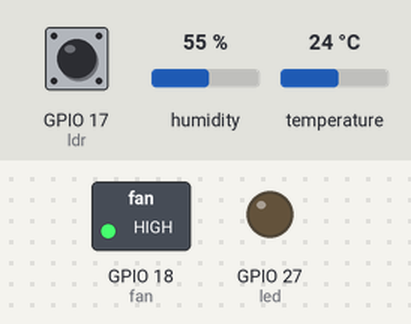
Simulated run of this program. Board: Raspberry Pi (BCM pin numbers). Shown: switched loads named in the program (green lamp = pin HIGH), output pins drawn as LEDs (lit = HIGH). Inputs (shaded band) come from the test bench; at power-on: GPIO 17 (ldr) LOW, temperature 24 °C, humidity 55 %. What the program prints to the terminal is not drawn.

Above: at 1.2 s.
1.3 s: GPIO 17 (ldr) pulled HIGH for 2.6 s
At 2.8 s:
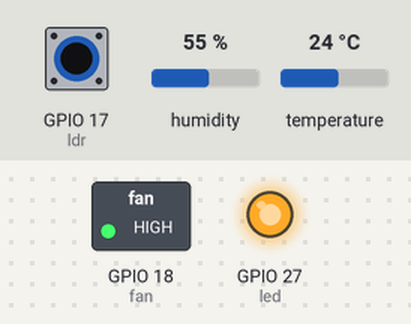
6.0 s: temperature set to 26 °C
At 7.4 s:
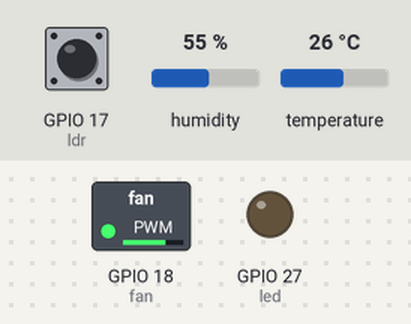
9.0 s: temperature set to 12 °C
At 9.8 s:
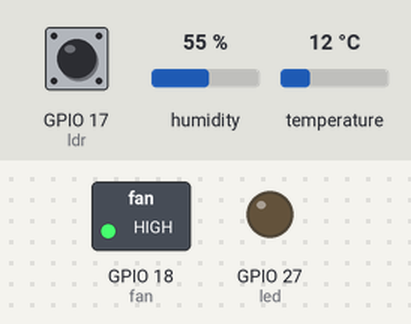
12.0 s: GPIO 17 (ldr) pulled HIGH for 2.6 s
At 13.8 s:
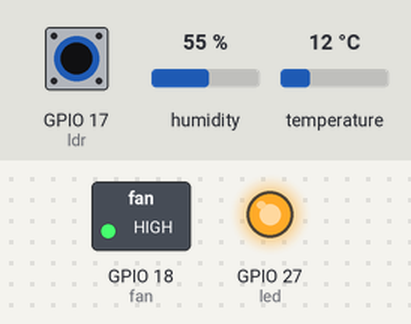
17.2 s: temperature set to 28 °C
At 19.6 s:
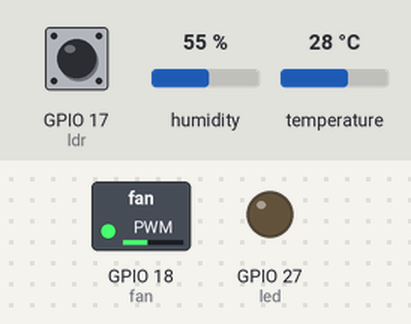
20.2 s: GPIO 17 (ldr) pulled HIGH for 2.6 s
At 21.1 s:
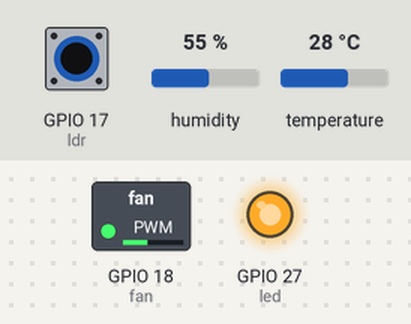
Timing chart, 0 to 26.3 s (numbered marks = the images above; inputs shaded):
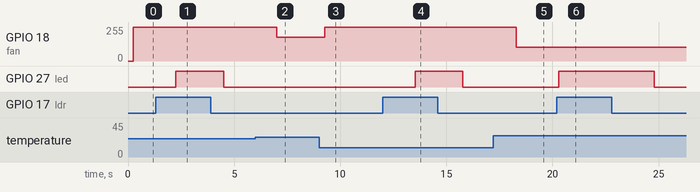

Measured:
- the behaviour switches between 24 and 25 °C on temperature (found by bisection; images 1 and 2)
- after the input at 1.3 s, GPIO 27 (led): LOW → HIGH after 0.96 s, → LOW 2.3 s later
- after the input at 6.0 s, GPIO 18 (fan): 255/255 → 179/255 after 1.0 s
- after the input at 9.0 s, GPIO 18 (fan): 179/255 → 255/255 after 0.27 s
- after the input at 12.0 s, GPIO 27 (led): LOW → HIGH after 1.5 s, → LOW 2.3 s later
- after the input at 17.2 s, GPIO 18 (fan): 255/255 → 102/255 after 1.1 s
- after the input at 20.2 s, GPIO 27 (led): LOW → HIGH after 0.08 s, → LOW 4.5 s later

The program:

all.py
```python
from gpiozero import DigitalInputDevice, PWMOutputDevice, LED
from time import sleep
import board
import adafruit_dht

# -----------------------------
# 腳位設定
# -----------------------------
LDR_PIN = 17      # 光敏模組 DO
LED_PIN = 27      # LED
FAN_PIN = 18      # 風扇 PWM (GPIO18)
DHT_PIN = board.D4  # DHT11

# -----------------------------
# 裝置初始化
# -----------------------------
ldr = DigitalInputDevice(LDR_PIN)
led = LED(LED_PIN)
fan = PWMOutputDevice(FAN_PIN, frequency=1000)
dht = adafruit_dht.DHT11(DHT_PIN)

print("System started...")

try:
    while True:
        # =============================
        # 光敏電阻 → LED 控制
        # =============================
        if not ldr.value:  # 亮
            print("Bright environment 🌞 → LED OFF")
            led.off()
        else:  # 暗
            print("Dark environment 🌑 → LED ON")
            led.on()

        # =============================
        # DHT11 → 風扇控制
        # =============================
        try:
            temperature = dht.temperature
            # temperature = 20
            humidity = dht.humidity

            if temperature is not None:
                print(f"Temperature: {temperature}°C")
                print(f"Humidity: {humidity}%")

                # 溫度對應風扇速度
                if temperature < 25:
                    fan.value = 1.0      # 停止
                elif temperature < 27:
                    fan.value = 0.7
                elif temperature < 30:
                    fan.value = 0.4
                else:
                    fan.value = 0.0      # 全速

                real_speed = 1.0 - fan.value
                print(f"Fan speed: {int(real_speed * 100)}%")

            else:
                print("Failed to retrieve DHT11 data")

        except RuntimeError as error:
            print("DHT error:", error.args[0])

        print("-" * 30)
        sleep(2)

except KeyboardInterrupt:
    print("Stopping program...")

finally:
    fan.value = 0
    led.off()
    dht.exit()
```
